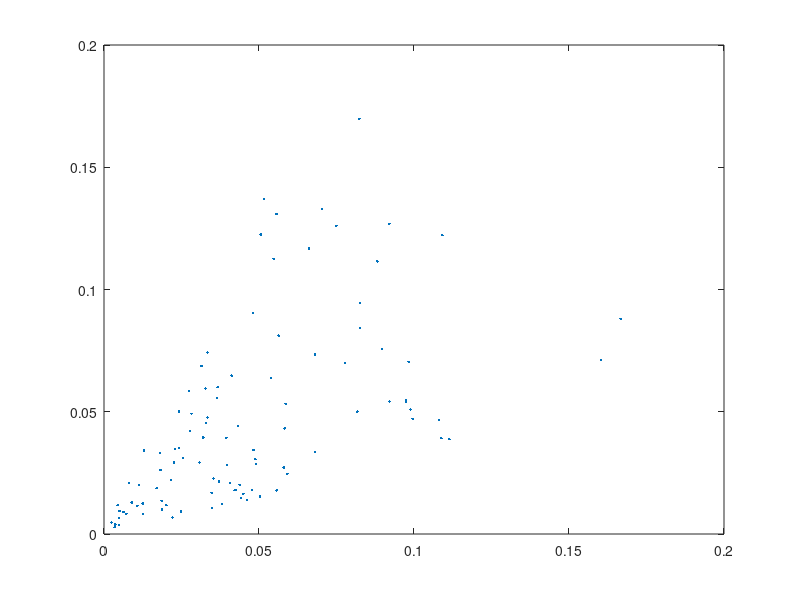

This figure's MATLAB source:
% filename: setup_lung.m
%heterogeneity parameter (0<=beta<=1):
%beta=0 for homogenous lung
%beta=1 for no ventilation/perfusion correlation
beta=0.5
%
%number of iterations used in bisection:
maxcount=20
%
%number of ``alveoli'':
n=100
%
%reference oxygen concentration (moles/liter):
cref=0.2/(22.4*(310/273))
%cref=concentration of oxygen 
%in air at sea level at body temperature
%
%oxygen concentration in the inspired air:
cI=cref
%
%blood oxygen concentration
%at full hemoglobin saturation: 
cstar=cref
%cstar=4*(concentration of hemoglobin 
%in blood expressed in moles/liter)
%
%rate of oxygen consumption (moles/minute):
M=0.25*cref*5.6
%
%oxygen partial pressure 
%at which hemoglobin is half-saturated:
Pstar=25
%
%gas constant*absolute temperature 
%(mmHg*liters/mole):
RT=760*22.4*(310/273)
%
%oxygen partial pressure 
%in the inspired air (mmHg):
PI=RT*cI
%
%oxygen concentration
%in blood exposed directly to inspired air:
camax=cstar*(PI/Pstar)^3/(1+(PI/Pstar)^3)
%camax is an upper bound 
%on oxygen concentration in blood 
%
%expected value of total alveolar ventilation:
VAtotal=5.0     %(liters/minute)
%
%expected value of total perfusion:
Qtotal=5.6      %(liters/minute)
%
%expected alveolar ventilation per alveolus:
VAbar=VAtotal/n
%
%expected perfusion per alveolus: 
Qbar=Qtotal/n 

a1=-log(rand(n,1));
a2=-log(rand(n,1));
av=(a1+a2)/2;        
VA=VAbar*(a1*beta+av*(1-beta));
Q = Qbar*(a2*beta+av*(1-beta));
r=VA./Q;
figure(1)
plot(Q,VA,'.')

%find actual values of 
%VAtotal, Qtotal, VAbar, and Qbar:
VAtotal=sum(VA)
Qtotal =sum(Q)
VAbar=VAtotal/n
 Qbar= Qtotal/n
